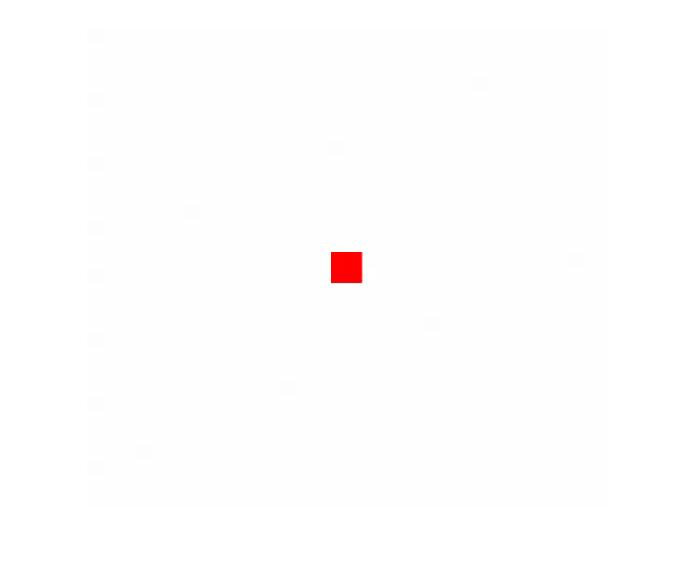
%> input picture vision system/lab 5/red_square_static.jpg, 694 x 575 px
$ octave Lab5.m   (GNU Octave 9; MATLAB toolbox functions it lacks are replaced by stand-ins)
%> lines starting %> are read from the running program, lines starting %| are printed output that depends on the picture
close all;

%% Reading image
i1 = 'red_square_static.jpg';
i2 = 'GingerBreadMan_first.jpg';
i3 = 'GingerBreadMan_second.jpg';
i4 = 'red_square_video.mp4';

im1 = imread(i1);
%> im1 is the input picture: size 575x694x3 uint8; mean R, G, B 254.3, 253.8, 253.8
im2 = imread(i2); % change name to process other images
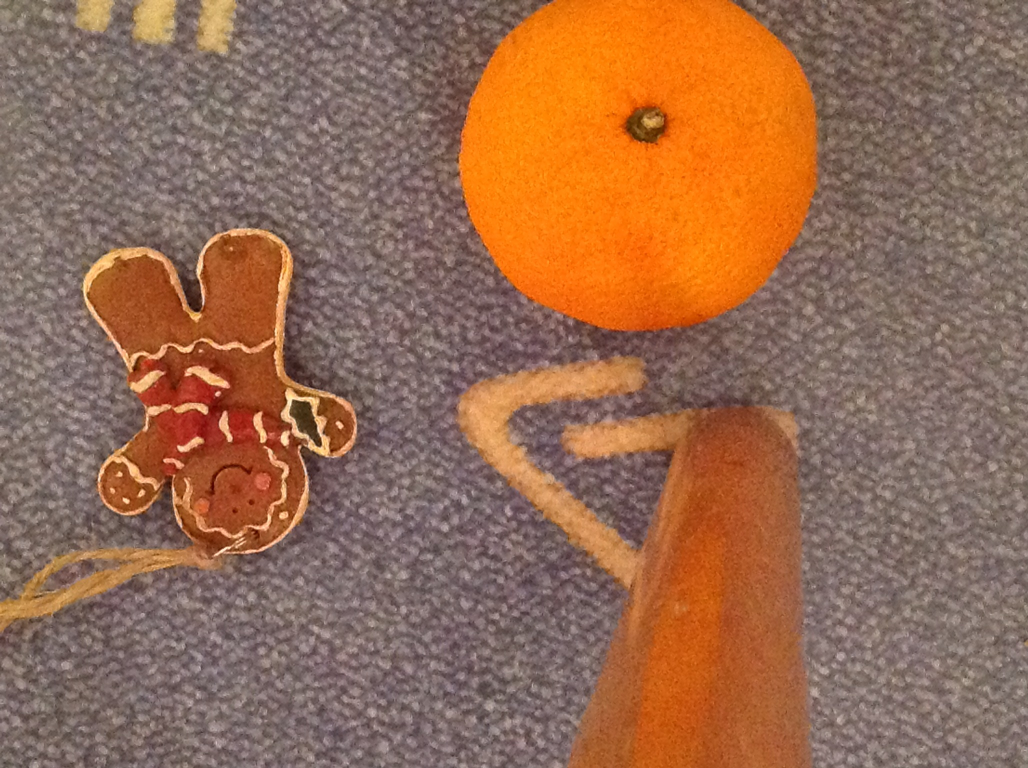
%> input picture vision system/lab 5/GingerBreadMan_first.jpg, 2056 x 1536 px (shown at 1/2 size)
%> im2 is the input picture: size 1536x2056x3 uint8; mean R, G, B 150.1, 106.9, 81.5
im3 = imread(i3); % change name to process other images
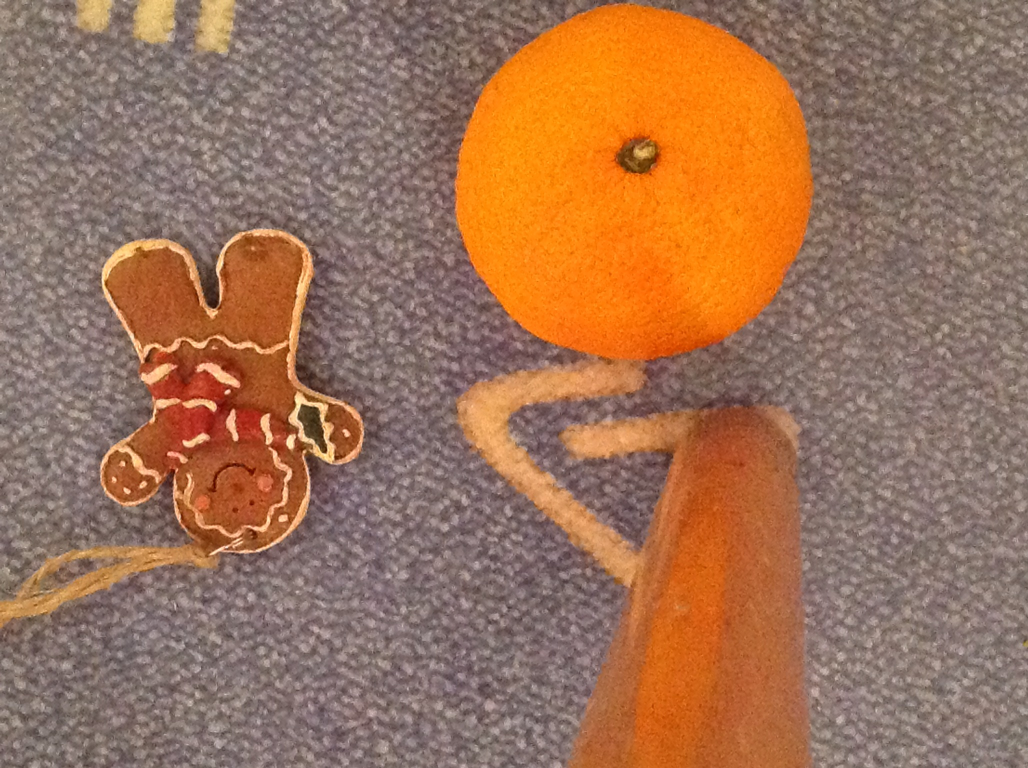
%> input picture vision system/lab 5/GingerBreadMan_second.jpg, 2056 x 1536 px (shown at 1/2 size)
%> im3 is the input picture: size 1536x2056x3 uint8; mean R, G, B 157.4, 114.1, 87.2
%imshow(im);

%% corner (1)
maxCor = 1;

bin_im1 = rgb2gray(im1);
c1 = corner(bin_im1, maxCor);
%> c1 = [332 283]

bin_im2 = rgb2gray(im2);
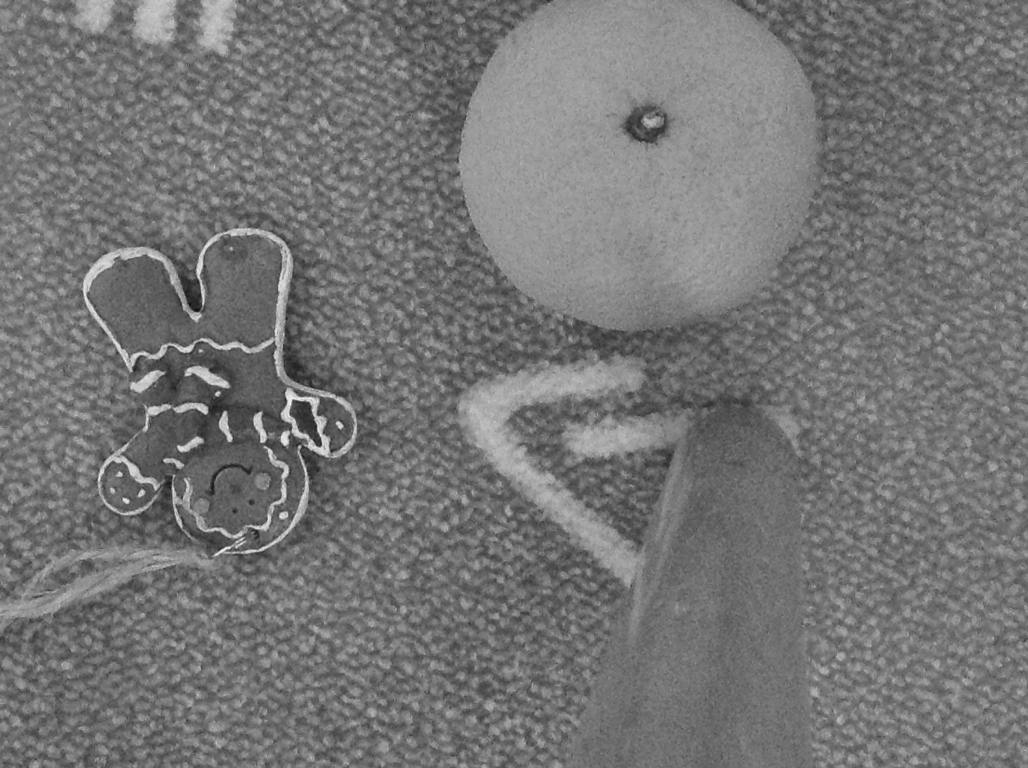
%> bin_im2: size 1536x2056 uint8 (shown at 1/2 size); min 10, max 245, mean 116.9
c2 = corner(bin_im2, maxCor);
%> c2 = [586 800]

% [14 lines of commented-out code are left out]

%% optical flow of gignerbreadman (2)
bin_im3 = rgb2gray(im3);
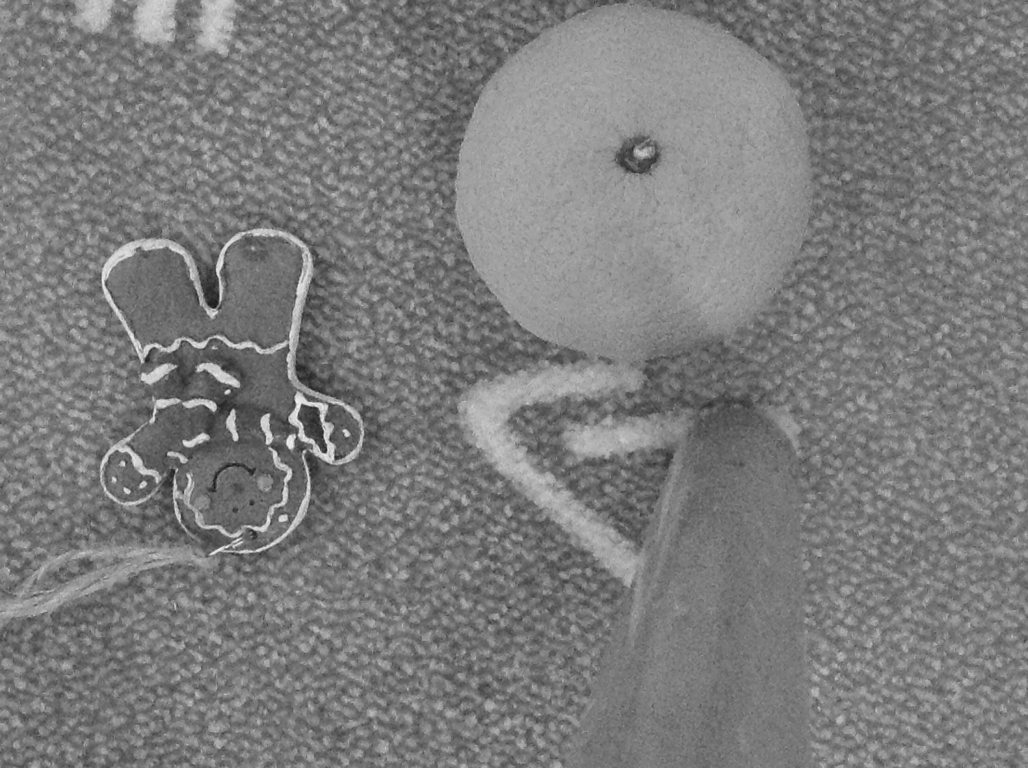
%> bin_im3: size 1536x2056 uint8 (shown at 1/2 size); min 21, max 244, mean 124
c3 = corner(bin_im3, maxCor);
%> c3 = [653 907]


% [19 lines of commented-out code are left out]

%% Optical flow (3)
%> (the run ends here)
